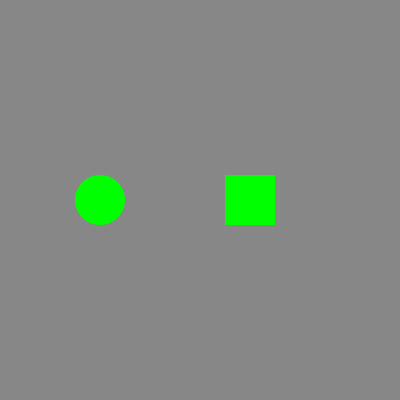
Frame 1 (no input)
Frame 60 (the mouse pressed at the canvas centre just before this capture): identical to frame 1, image omitted
Frame 120 (the mouse held since frame 60 and released just before this capture): identical to frame 1, image omitted

The Processing sketch that drew this single still picture (run headless with seeded random() and noise(); from frame 60 on, the mouse is pressed at the canvas centre):

// Processing sketch: processing_68950
// ── processing_68950.pde

int pointX, pointY, distance;

int ellipseX = 100;
int ellipseY = 200;
int ellipseR = 25;

int rectX = 250;
int rectY = 200;
int rectCote = 50;

int rectState = 0;
int circleState = 0;

int rectCounter = 0;
float circleCounter = 0;


void setup() {

  size(400, 400);
  background(135);
  smooth();
  frameRate(20);
  noStroke();
}

void draw() { 
  background(135);

  dessinerRect();
  dessinerEllipse();
}

//Detection du click de souris

void mousePressed() {

  if (mouseX > (rectX - (rectCote/2)) && mouseX < (rectX + (rectCote/2)) && mouseY > (rectY - (rectCote/2)) && mouseY < (rectY + (rectCote/2))) { 
    rectState = 1;
  }



  float distance = dist( mouseX, mouseY, ellipseX, ellipseY ) ;
  if ( distance < ellipseR ) {
    if (circleState == 0) {
      circleState = 1;
    }
    else circleState = 0;
  }
}

void mouseReleased() {

  rectState = 0;
}


// ************************************************* Fonction Carree 
void dessinerRect() {
  
  int i=0;
  while (i < rectCounter) {

    stroke(0);
    line(0, i, 400, i);
    i+=20;
  }

  if (rectState == 1) {


    rectMode(CENTER);
    fill(100, 0, 0);
    rect(rectX, rectY, rectCote, rectCote);

    if (rectCounter < 400) {
      rectCounter += 20;
      //println(rectCounter);
    }
  }


  else { 


    rectMode(CENTER);
    fill(0, 255, 0);
    rect(rectX, rectY, rectCote, rectCote);

    if (rectCounter > 0) { 
      rectCounter = rectCounter - 20;
      //println(rectCounter);
    }
  }

  
}

//************************************** Fonction ellipse
void dessinerEllipse() {

  if (circleState == 1) {

    ellipseMode(CENTER);
    fill(100, 0, 0);
    ellipse(ellipseX, ellipseY, ellipseR*2, ellipseR*2);
    if (circleCounter < TWO_PI) { 
      circleCounter += 0.1;
      
      
    }
  }



  else {

    ellipseMode(CENTER);
    fill(0, 255, 0);
    ellipse(ellipseX, ellipseY, ellipseR*2, ellipseR*2);
    if (circleCounter > 0) { 
      circleCounter -= 0.1;
    }
  }


  float j=0;
  while (j < circleCounter) {
    //println(circleCounter);

 j+= (TWO_PI/30);
    float x1 =  ellipseX + cos(j) * ellipseR *2;
    float y1 = ellipseY + sin(j) * ellipseR *2;
    float x2 =   ellipseX + cos(j) * ellipseR;
    float y2 = ellipseY + sin(j) * ellipseR;

    stroke(0);
    line(x1, y1, x2, y2);

   
  }
}
